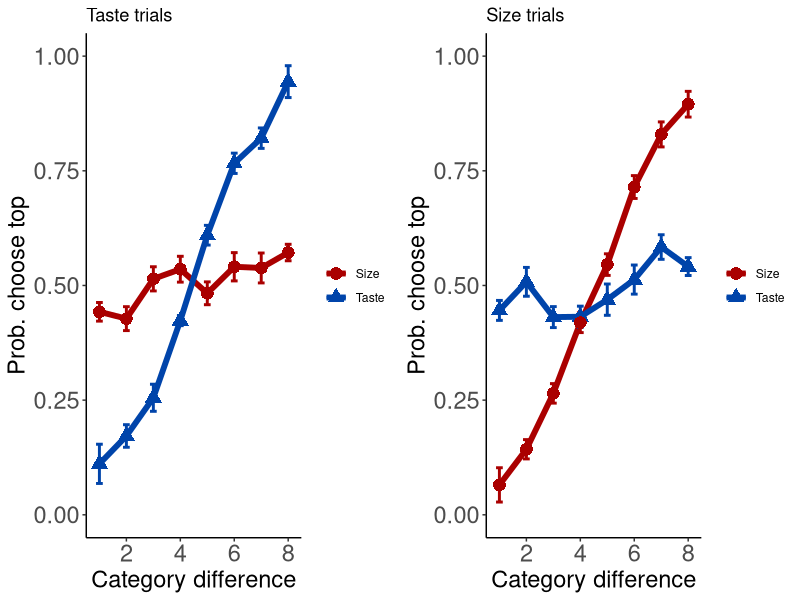

The R script that drew this image:
## ---- chunk 1

.libPaths('C:/Users/vbeliaev/Documents/r_packages')

knitr::opts_chunk$set(echo = TRUE)

rm(list = ls())

library(ggsignif)
library(ggplot2)
library(gridExtra)
library(lme4)
library(plyr)
library(dplyr)
library(boot)
library(data.table)

# loading preprocessed data
tab1 = as.data.table(read.csv("Data_collected_together_preprocessed.csv"))
tab1$Size_diff.z = scale(tab1$Size_diff)
tab1$Taste_diff.z = scale(tab1$Taste_diff)
tab1$RT.z = scale(tab1$RT)

dataVal = tab1[Cue_Taste1_Size2 == 1]
dataPer = tab1[Cue_Taste1_Size2 == 2]
ns = length(unique(tab1$Participant))

## ---- chunk 2

# plot taste
data1 = ddply(dataVal, .(Participant,Taste_diff.ntile), summarise, acc = mean(Choice01))
data2 = ddply(data1, .(Taste_diff.ntile), summarise, acc2 = mean(acc), se=sd(acc)/sqrt(ns))
data2$cued = "Taste"
colnames(data2)[1] = "diff"

data1 = ddply(dataVal, .(Participant,Size_diff.ntile), summarise, acc = mean(Choice01))
data3 = ddply(data1, .(Size_diff.ntile), summarise, acc2 = mean(acc), se=sd(acc)/sqrt(ns))
data3$cued = "Size"
colnames(data3)[1] = "diff"

data4 = rbind(data2,data3)

colors =c('#AA0000','#0044AA')
limits = aes(ymax = acc2+se, ymin=acc2-se, colour=cued, group=cued)

p1.val = ggplot(data4, aes(diff, acc2, group=cued)) +
  geom_line(aes(colour=cued), size=2) +
  geom_errorbar(limits, width=0.25, size=1) +
  geom_point(aes(shape=cued, colour=cued), size=4) +
  scale_colour_manual(values=colors) +
  theme_classic() +
  ylab("Prob. choose top") + xlab("Category difference") + 
  theme(axis.title=element_text(size=17)) + theme(axis.text=element_text(size=17)) +
  coord_cartesian(ylim = c(0, 1)) +
  ggtitle("Taste trials") + 
    theme(legend.title = element_blank()) 


# plot size
data1 = ddply(dataPer, .(Participant,Taste_diff.ntile), summarise, acc = mean(Choice01))
data2 = ddply(data1, .(Taste_diff.ntile), summarise, acc2 = mean(acc), se=sd(acc)/sqrt(ns))
data2$cued = "Taste"
colnames(data2)[1] = "diff"

data1 = ddply(dataPer, .(Participant,Size_diff.ntile), summarise, acc = mean(Choice01))
data3 = ddply(data1, .(Size_diff.ntile), summarise, acc2 = mean(acc), se=sd(acc)/sqrt(ns))
data3$cued = "Size"
colnames(data3)[1] = "diff"

data4 = rbind(data2,data3)

colors =c('#AA0000','#0044AA')
limits = aes(ymax = acc2+se, ymin=acc2-se, colour=cued, group=cued)

p1.per = ggplot(data4, aes(diff, acc2, group=cued)) +
  geom_line(aes(colour=cued), size=2) +
  geom_errorbar(limits, width=0.25, size=1) +
  geom_point(aes(shape=cued, colour=cued), size=4) +
  scale_colour_manual(values=colors) +
  theme_classic() +
  ylab("Prob. choose top") + xlab("Category difference") + 
  theme(axis.title=element_text(size=17)) + theme(axis.text=element_text(size=17)) +
  coord_cartesian(ylim = c(0, 1)) +
  ggtitle("Size trials") + 
    theme(legend.title = element_blank())


grid.arrange(p1.val, p1.per, ncol=2, widths=c(1,1))

## ---- chunk 3

m1.val = glmer(Choice01 ~ Size_diff.z + Taste_diff.z + (1+Size_diff.z + Taste_diff.z|Participant), data=dataVal, family=binomial(link = "logit"))

summary(m1.val)

## ---- chunk 4

m1.per = glmer(Choice01 ~ Size_diff.z + Taste_diff.z + (1+Size_diff.z + Taste_diff.z|Participant), data=dataPer, family=binomial(link = "logit"))

summary(m1.per)

## ---- chunk 5

idx = which(dataVal$Trial_Nr<113)            #Table: first 112 trials, when TI is on
dataVal2 = dataVal[idx,]
dataVal2$Stim = 1
idx = which(dataVal2$Session_type==0)         #Stim variable: active/sham sessions
dataVal2$Stim[idx] = -1

m1.val.stim1.abs = lmer(RT.z ~ Taste_diff.abs*Stim + (1+Taste_diff.abs*Stim|Participant), data=dataVal2)

summary(m1.val.stim1.abs)

## ---- chunk 6

idx = which(dataVal$Trial_Nr>=113)            #Table: last 64 trials, when TI is off
dataVal2 = dataVal[idx,]
dataVal2$Stim = 1
idx = which(dataVal2$Session_type==0)         #Stim variable: active/sham sessions
dataVal2$Stim[idx] = -1

m1.val.stim2.abs = lmer(RT.z ~ Taste_diff.abs*Stim + (1+Taste_diff.abs*Stim|Participant), data=dataVal2)

summary(m1.val.stim2.abs)

## ---- chunk 7

idx = which(dataPer$Trial_Nr<113)            #Table: first 112 trials, when TI is on
dataPer2 = dataPer[idx,]
dataPer2$Stim = 1
idx = which(dataPer2$Session_type==0)         #Stim variable: active/sham sessions
dataPer2$Stim[idx] = -1

m1.per.stim1.abs = lmer(RT.z ~ Size_diff.abs*Stim + (1+Size_diff.abs*Stim|Participant), data=dataPer2)

summary(m1.per.stim1.abs)

## ---- chunk 8

idx = which(dataPer$Trial_Nr>=113)            #Table: last 64 trials, when TI is off
dataPer2 = dataPer[idx,]
dataPer2$Stim = 1
idx = which(dataPer2$Session_type==0)         #Stim variable: active/sham sessions
dataPer2$Stim[idx] = -1

m1.per.stim2.abs = lmer(RT.z ~ Size_diff.abs*Stim + (1+Size_diff.abs*Stim|Participant), data=dataPer2)

summary(m1.per.stim2.abs)

